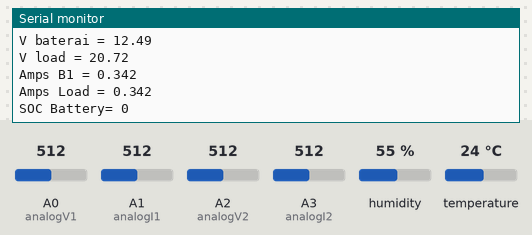
A sketch run on a simulated Arduino Uno, built with avr-gcc and run on an emulated ATmega328P. Parts: the last lines printed to the serial monitor. The inputs (shaded band) are chosen by the test bench; at power-on: humidity 55 %, A0 (analogV1) = 512, A1 (analogI1) = 512, A2 (analogV2) = 512, A3 (analogI2) = 512, temperature 24 °C. The local clock reads 2024-03-15 10:24:30 at power-on unless the sketch sets it.

Above: at 2.9 s.
3.0 s: humidity set to 22 %
4.6 s: A0 (analogV1) set to 716
At 6.0 s:
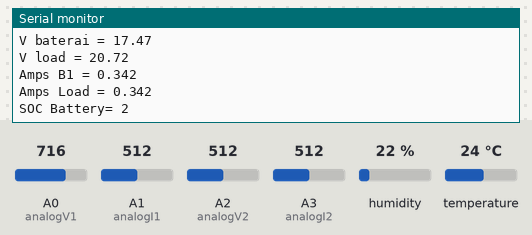
6.2 s: A1 (analogI1) set to 716
At 7.4 s:
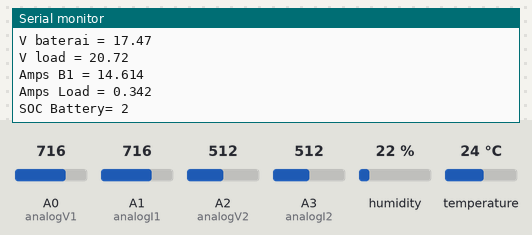
7.8 s: A2 (analogV2) set to 716
9.4 s: A3 (analogI2) set to 716
At 10.6 s:
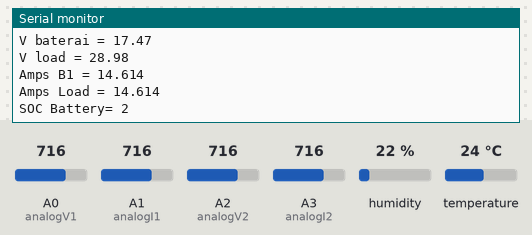
11.0 s: temperature set to 12 °C
Timing chart, 0 to 13.6 s (numbered marks = the images above; inputs shaded):
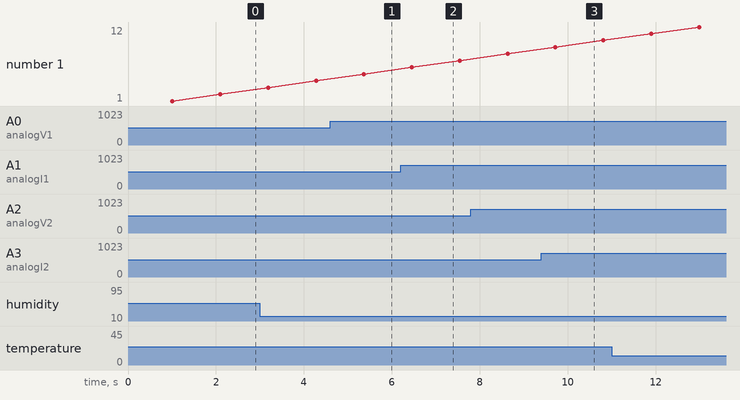

The sketch:

Monitoring_Charging_Station.ino
```cpp
#include "DHT.h"
#include <SoftwareSerial.h>
#include <Wire.h>
#include "DS3231.h"

RTClib RTC;
SoftwareSerial s(2,3); //RX,TX
DHT dht(7, DHT11);
DS3231 Clock;

String datatrans;
int analogV1=0;
int analogI1=1;
int analogV2=2;
int analogI2=3;
float ADCin=0;

//Sensor Tegangan//

float R11 = 15000, R21 = 3300;
float R12 = 82000, R22 = 10000;
float Vin1, V1;
float Vin2, V2;

//Sensor Arus//

float mVperAmp = 66; // use 100 for 20A Module and 66 for 30A Module
float ACSoffset = 2500;
float ArusVin1 = 0;
float Arus1 = 0;
float ArusVin2 = 0;
float Arus2 = 0;
float Vmin = 0;
float Vmax = 13.56;
int soc1;

void setup() {

Serial.begin(9600);
dht.begin();
s.begin(57600);
Wire.begin();
//inisialisasi RTC//
Clock.setSecond(0);
Clock.setMinute(26);
Clock.setHour(13);
Clock.setDoW(5);
Clock.setDate(6);
Clock.setYear(19);
Clock.setMonth(12);
}

void loop() {
  //RTC
delay(1000);

    DateTime now = RTC.now();

    Serial.print(now.year(), DEC);
    Serial.print('/');
    Serial.print(now.month(), DEC);
    Serial.print('/');
    Serial.print(now.day(), DEC);
    Serial.print(' ');
    Serial.print(now.hour(), DEC);
    Serial.print(':');
    Serial.print(now.minute(), DEC);
    Serial.print(':');
    Serial.print(now.second(), DEC);
    Serial.println();
  //RTC

  //DHT11
  float h = dht.readHumidity();
  float t = dht.readTemperature();

  if (isnan(h) || isnan(t)) {
    Serial.println(F("Failed to read from DHT sensor!"));
    return;
  }

  Serial.print(F("Humidity: "));
  Serial.print(h);
  Serial.print(F("%  Temperature: "));
  Serial.print(t);
  Serial.println(F("°C "));
  //DHT11

  //Voltage Baterai
  ADCin = analogRead(analogV1);
  Vin1 = (ADCin / 1023) * 4.5;
  V1 = Vin1 / (R21 / (R11 + R21));
  Serial.print("V baterai = "); //
  Serial.println(V1);
  ADCin=0;
  //Voltage Baterai


  //Voltage Load perbaiki rangkaian Resistor 1 = 82k, r2 10k?
  ADCin = analogRead(analogV2);
  Vin2 = (ADCin / 1023) * 4.5;
  V2 = Vin2 / (R22 / (R12 + R22));
  Serial.print("V load = "); //
  Serial.println(V2);
  ADCin=0;
  //Voltage Load

  //ARUS Bin
  ADCin = analogRead(analogI1);
  ArusVin1  = (ADCin / 1023.0) * 4950; // Gets you mV
  Arus1 = abs((ArusVin1 - ACSoffset) / mVperAmp);
  Serial.print("Amps B1 = "); //
  Serial.println(Arus1, 3); //
  ADCin = 0;
  //Arus Bin

  //ARUS Load
  ADCin = analogRead(analogI2);
  ArusVin2  = (ADCin / 1023.0) * 4950; // Gets you mV
  Arus2 = abs((ArusVin2 - ACSoffset) / mVperAmp);
  Serial.print("Amps Load = "); //
  Serial.println(Arus2, 3); //
  ADCin = 0;
  //Arus Load

  //SOC
  if (Arus1<=13) { //discharge current on 0.05C to 0.2C
    Vmin = 10.5;
    soc1 = (V1 - Vmin)/(Vmax - Vmin);
  }
  else if (Arus1<=19.5 && Arus1>13) { //discharge current on 0.3C
    Vmin = 10.2;
    soc1 = (V1 - Vmin)/(Vmax - Vmin);
  }
  else if (Arus1<=195 && Arus1>19.5) { //discharge current on 0.6C to 3C
    Vmin = 9.5;
    soc1 = (V1 - Vmin)/(Vmax - Vmin);
  } else {
    Vmin = 10.5;
    soc1 = (V1 - Vmin)/(Vmax - Vmin);
  }
  Serial.print("SOC Battery= ");
  Serial.print(soc1);

  if (s.available() > 0)
  { datatrans = datatrans + h + "," + t + "," + V1 + "," + Arus1 + "," + V2 + "," + Arus2 + "," + soc1;
    s.println(datatrans);
    delay(1500);
    datatrans = "";
  }
}
```

Measured:
- after the input at 4.6 s, the serial monitor: prints a new line after 0.83 s (image 1)
- after the input at 6.2 s, the serial monitor: prints a new line after 0.35 s (image 2)
- after the input at 9.4 s, the serial monitor: prints a new line after 0.44 s (image 3)
